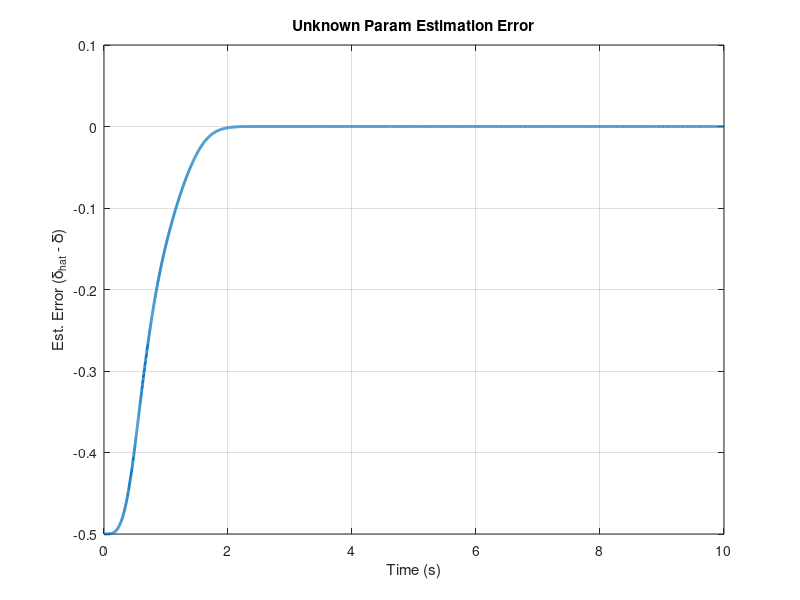

MATLAB code for this plot:
function main_estimation_gp_2DOF_oneParam()
% main_estimation_gp_2DOF_oneParam.m
%
% 功能: 在 2自由度机械臂 + 滤波(12,13) + 信息矩阵(20) + 参数估计(35) 的框架下,
%       只估计 1 维未知参数 delta, 并只绘制单条误差曲线 (delta_hat - delta).
%
% 运行:
%   >> main_estimation_gp_2DOF_oneParam
% 观察图中曲线如何随时间收敛.

clc; clear; close all;

%% 1. 机械臂参数(简化示例)
arm.m1 = 1.0;  arm.m2 = 1.0;
arm.l1 = 1.0;  arm.l2 = 1.0;
arm.lc1=0.5;   arm.lc2=0.5;
arm.I1 = 0.05; arm.I2=0.05;
arm.g  = 9.81;

%% 2. 真实 "未建模动力" 与 GP 名义预测
% 假设真实未建模动力: d_real = [ c_actual*sin(q1); 0 ]
% GP 名义预测:         mu_pred = [ c_nom * sin(q1);   0 ]
% => 未知量 delta = c_actual - c_nom (标量)
param.c_actual = 3.0;       % 真正幅值
param.c_nom    = 2.5;       % 名义幅值
param.d_actual = @(q,qd) [ param.c_actual * sin(q(1));
                           0 ];
param.gp_predict_mu = @(q,qd) [ param.c_nom * sin(q(1));
                                0 ];
% 如果需要不确定度, 可定义:
param.gp_predict_sigma = @(q,qd) [0;0];  % 这里先不用

% 真实 delta = c_actual - c_nom
param.delta_true = param.c_actual - param.c_nom;

%% 3. 滤波/估计相关参数
param.dimension_of_delta = 1;  % 只估计1个标量
param.lambda = 5.0;            % 滤波器增益 λ
param.xi     = 0.0;            % 遗忘因子 ξ (设0表示不遗忘)
param.Gamma  = 10.0;           % 估计增益(标量)

%% 4. 控制输入(激励信号)
% 为了让系统充分激励, 用一些正弦/余弦组合
control_input = @(t) [2*sin(0.3*t)+3*cos(1.2*t);
                      1.5*sin(0.5*t)-2*cos(0.8*t)];
param.control_input = control_input;

%% 5. 初始状态
q0    = [pi/6; -pi/8];      % 初始关节角
qd0   = [0; 0];             % 初始关节角速度

% Pf => 大小= 2×(2+dimDelta)= 2×3 => 6个元素
Pf0   = zeros(2, 2 + param.dimension_of_delta);
bf0   = zeros(2,1);
Q0    = zeros(param.dimension_of_delta);   % => [0]
r0    = zeros(param.dimension_of_delta,1); % => [0]
delta_hat0 = 0;   % 初始估计(可以改成其它值)

% 将它们组合成 ODE 的初始状态向量
X0 = [ q0; qd0; Pf0(:); bf0; Q0(:); r0; delta_hat0 ];

%% 6. 数值仿真
tspan = [0 10];
odeopt = odeset('RelTol',1e-6, 'AbsTol',1e-8, 'MaxStep',0.01);
[t_sol, X_sol] = ode45(@(t,x) dynamicsAndEst_gp_2DOF_oneParam(t,x,arm,param),...
                       tspan, X0, odeopt);

% 拆解结果
delta_hat_sol = X_sol(:, end);  % 最后一列是 delta_hat(t)

% 计算单维误差
delta_err = delta_hat_sol - param.delta_true;

%% 7. 绘制单条误差曲线
figure('Name','One-Param Estimation Error','Color','w');
plot(t_sol, delta_err, 'LineWidth',2);
xlabel('Time (s)');
ylabel('Est. Error (\delta_{hat} - \delta)');
title('Unknown Param Estimation Error');
grid on;

disp('=== Simulation Done ===');
disp(['Final param error = ', num2str(delta_err(end))]);
end

%% =====================  ODE函数 ======================
function dX = dynamicsAndEst_gp_2DOF_oneParam(t, X, arm, param)
% dynamicsAndEst_gp_2DOF_oneParam
%   [q(2), qd(2), Pf(2×(2+1)), bf(2), Q(1×1), r(1×1), delta_hat(1)]
%   ODE微分方程

%% 1. 拆解状态
n = 2;                         % 2自由度
dimDelta = param.dimension_of_delta;  % = 1
q  = X(1:2);
qd = X(3:4);

% Pf => 大小=2×(2+dimDelta)=2×3=6个元素
numPf = n*(n+dimDelta);  % 2×3=6
Pf_vec = X(5 : 5+numPf-1);
Pf_mat = reshape(Pf_vec, [n, n+dimDelta]);  % => (2×3)
bf = X(5+numPf : 5+numPf + n -1);

% Q(1×1), r(1×1)
Q_val  = X(5+numPf+n);     % 标量
r_val  = X(5+numPf+n +1);  % 标量

% delta_hat(1×1)
delta_hat = X(end);

%% 2. 机械臂动力学
M_mat = M_2DOF(q, arm);
C_mat = C_2DOF(q, qd, arm);
g_vec = g_2DOF(q, arm);

d_real = param.d_actual(q,qd); % 2x1
tau    = param.control_input(t);

% 真实系统: M*qdd = tau + d_real - C*qd - g
qdd = M_mat \ ( tau + d_real - C_mat*qd - g_vec );

%% 3. GP预测(只做演示)
mu_pred = param.gp_predict_mu(q, qd); % 2x1 (c_nom*sin(q1), 0)
% sigma_pred= param.gp_predict_sigma(q, qd); (若要用可自行加入控制)

%% 4. f(x), b(x) 用于滤波
%   f_vec= [qd; M^-1(mu_pred - C*qd - g)]
f_up   = qd;
f_down = M_mat \ ( mu_pred - C_mat*qd - g_vec );
f_vec  = [f_up; f_down];
b_mat  = [zeros(n); inv(M_mat)];  %#ok<MINV> (4×2)

%% 5. Pf, bf 微分方程 (12), (13)
lambda_ = param.lambda;

% 这里若要真正对 mu_pred 求偏导(相对于 delta), 需写sin(q1)等关系
% 为示例简单 => PmuM= 0(2×1)
phi = [ sin(q(1)); 0 ];
PmuM = inv(M_mat)*phi;  % 2x1


lhs_mat= [PmuM, eye(n)];  % => 2×3
Pf_dot = -(1/lambda_)*Pf_mat + lhs_mat;

bf_down= f_down + (inv(M_mat)*tau);  %#ok<MINV>
bf_dot = -(1/lambda_)*bf + bf_down + (1/lambda_)*qd;

%% 6. 信息矩阵Q, 向量r (20)
xi_   = param.xi;
Pf_del= Pf_mat(:,1:dimDelta); % => 2×1
Q_dot = -xi_*Q_val + Pf_del'*Pf_del;   % 标量
r_dot = -xi_*r_val + Pf_del'*(qd - bf);% 标量

%% 7. 估计律 (35): dot(delta_hat)= -Gamma( Q*delta_hat - r )
Gamma_ = param.Gamma;
delta_hat_dot = -Gamma_*( Q_val*delta_hat - r_val );

%% 8. 汇总导数 dX
dPf = Pf_dot(:);
dX= [
   qd;         % dq
   qdd;        % dqd
   dPf;        % dPf
   bf_dot;     % dbf
   Q_dot;      % dQ
   r_dot;      % dr
   delta_hat_dot  % d(delta_hat)
];
end

%% =========== 附: 2DOF 机械臂动力学函数 ===========
function Mmat = M_2DOF(q, arm)
q1= q(1); q2= q(2);
m1=arm.m1; m2=arm.m2; lc1=arm.lc1; lc2=arm.lc2; I1=arm.I1; I2=arm.I2;
c2= cos(q2);
M11= I1+I2 + m1*lc1^2 + m2*(lc2^2 + 2*lc1*lc2*c2 + lc1^2);
M12= I2 + m2*( lc2^2 + lc1*lc2*c2 );
M21= M12;
M22= I2 + m2*lc2^2;
Mmat= [M11, M12; M21, M22];
end

function Cmat = C_2DOF(q, qd, arm)
q2= q(2); qd1=qd(1); qd2=qd(2);
m2=arm.m2; l1=arm.l1; lc2=arm.lc2; s2= sin(q2);
h= m2*l1*lc2*s2;
Cmat= [0, -h*qd2; h*qd1, 0];
end

function gvec = g_2DOF(q, arm)
q1= q(1); q2= q(2);
m1=arm.m1; m2=arm.m2; g0=arm.g; lc1=arm.lc1; lc2=arm.lc2;
g1= (m1*lc1 + m2*lc1)*g0*cos(q1) + m2*lc2*g0*cos(q1+q2);
g2= m2*lc2*g0*cos(q1+q2);
gvec= [g1; g2];
end
